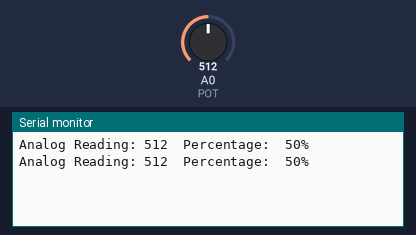
A sketch run on a simulated Arduino Uno, built with avr-gcc and run on an emulated ATmega328P. Parts: the last lines printed to the serial monitor. The test bench sets the inputs (shaded band); at power-on: A0 (POT) = 512.

Above: at 1.8 s.
1.9 s: A0 (POT) set to 716
At 2.7 s:
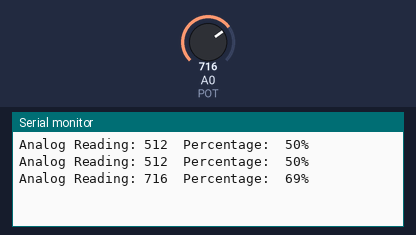
3.4 s: A0 (POT) set to 900
At 4.3 s:
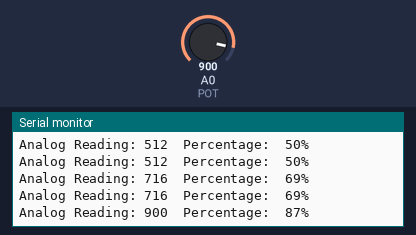
Timing chart, 0 to 6.4 s (numbered marks = the images above; inputs shaded):
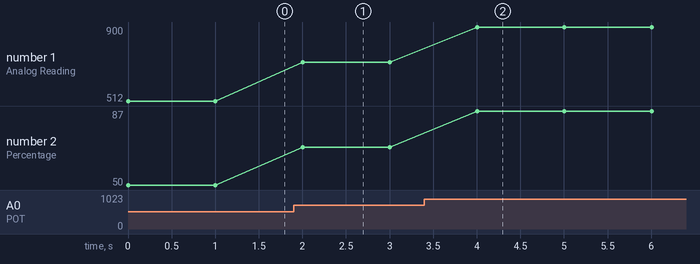

The sketch:

ex05.ino
```cpp
const  int  POT=A0;
void  setup() {
  Serial.begin(9600);  //設定傳輸速度9600 bps
}
void  loop() {
  int  val = analogRead(POT);  //讀取A0類比輸入值
  int  per=map(val, 0, 1023, 0, 100);  //限制在0~100
  Serial.print("Analog Reading: ");  //輸出資料至序列埠
  Serial.print(val);  //顯示類比值
  Serial.print("  Percentage:  ");
    Serial.print(per);  //顯示百分比值
  Serial.println("%");
  delay(1000);  // 等待1秒
}
```

Measured:
- after the input at 1.9 s, the serial monitor: prints a new line after 0.10 s (image 1)
- after the input at 3.4 s, the serial monitor: prints a new line after 0.60 s (image 2)
- plotted number 1: 512 → 716 after the input at 1.9 s, 716 → 900 after the input at 3.4 s
- plotted number 2: 50 → 69 after the input at 1.9 s, 69 → 87 after the input at 3.4 s
